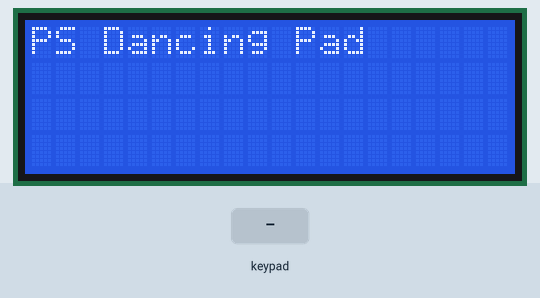
Simulated run of this sketch. Board: Arduino Mega 2560, built with avr-gcc and run on an emulated ATmega2560. On the bench: 20×4 character LCD. The test bench sets the inputs (shaded band). What the sketch prints to the serial monitor is not drawn.

Above: at 1.2 s.
1.3 s: key 'U' pressed
At 1.7 s:
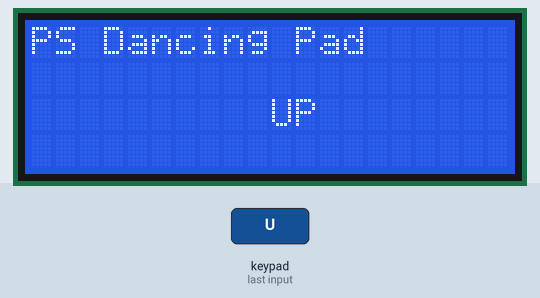
3.4 s: key 'D' pressed
At 3.75 s:
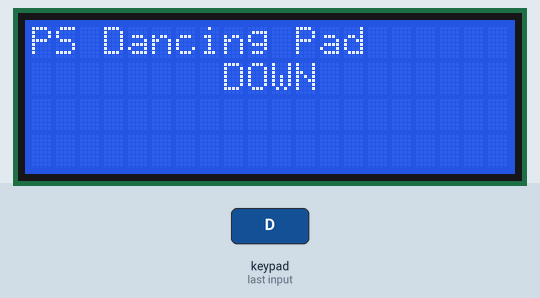
5.4 s: key 'L' pressed
At 5.79 s:
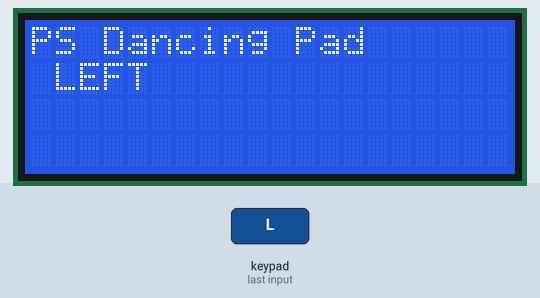
7.5 s: key 'R' pressed
At 7.84 s:
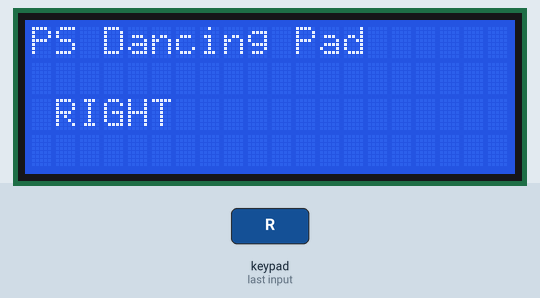
Timing chart, 0 to 10.5 s (numbered marks = the images above; inputs shaded):
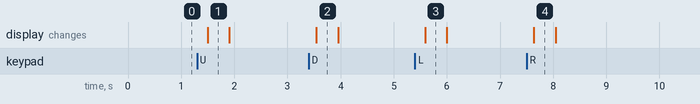

The sketch:

dancing_test02.ino
```cpp
// This program compiles the Playstation controller button statuses into a 6 byte string.
// The first 2 bytes contain button status and the last 4 contain the thumbstick positions.
// by Adam Kemp, 2012 http://code.google.com/p/smduino/

#include <LiquidCrystal.h>

/* LiquidCrystal display with:
LCD 4 (RS) to arduino pin 12
LCD 5 (R/W) to ground (non-existent pin 14 okay?)
LCD 6 (E) to arduino pin 11
d4, d5, d6, d7 on arduino pins 7, 8, 9, 10
*/


#include <PS2X_lib.h>  //for v1.6 (Thanks to Bill Porter for a wicked library http://www.billporter.info/playstation-2-controller-arduino-library-v1-0/)
LiquidCrystal lcd(5,6,7,38,40,42,44);   //ok

PS2X ps2x; // create PS2 Controller Class


void setup(){
  lcd.begin(20, 4);
  lcd.setCursor(0,0);
// Print a message to the LCD.
  lcd.print("PS Dancing Pad");

  Serial.begin(9600);
  ps2x.config_gamepad(10,11,12,13, true, true);   //setup pins and settings:  GamePad(clock, command, attention, data, Pressures?, Rumble?) check for error
}

void loop(){
  byte buttons = 0x00;
  byte dPads = 0x00;
  ps2x.read_gamepad();

/*
  bitWrite(buttons, 0, ps2x.Button(PSB_SELECT)); //byte 1, bit 0
  bitWrite(buttons, 1, ps2x.Button(PSB_START)); //byte , bit 1
  bitWrite(buttons, 2, ps2x.Button(PSB_L1)); //byte 1, bit 2
  bitWrite(buttons, 3, ps2x.Button(PSB_L2)); //byte 1, bit 3
  bitWrite(buttons, 4, ps2x.Button(PSB_R1)); //byte 1, bit 4
  bitWrite(buttons, 5, ps2x.Button(PSB_R2)); //byte 1, bit 5
//  bitWrite(buttons, 6, ps2x.Button(PSB_L3)); //byte 1, bit 6
//  bitWrite(buttons, 7, ps2x.Button(PSB_R3)); //byte 1, bit 7
  bitWrite(dPads, 0, ps2x.Button(PSB_PAD_UP)); //byte 2, bit 0
  bitWrite(dPads, 1, ps2x.Button(PSB_PAD_DOWN)); //byte 2, bit 1
  bitWrite(dPads, 2, ps2x.Button(PSB_PAD_LEFT)); //byte 2, bit 2
  bitWrite(dPads, 3, ps2x.Button(PSB_PAD_RIGHT)); //byte 2, bit 3
  bitWrite(dPads, 4, ps2x.Button(PSB_TRIANGLE)); //byte 2, bit 4
  bitWrite(dPads, 5, ps2x.Button(PSB_CIRCLE)); //byte 2, bit 5
  bitWrite(dPads, 6, ps2x.Button(PSB_CROSS)); //byte 2, bit 6
  bitWrite(dPads, 7, ps2x.Button(PSB_SQUARE)); //byte 2, bit 7
  */
    lcd.clear();
    lcd.print("PS Dancing Pad");

   if (ps2x.Button(PSB_PAD_LEFT))
  {
     Serial.println("LEFT pressed")  ;  // the button data
    lcd.setCursor(1,1);
    // Print a message to the LCD.
    lcd.print("LEFT");
  }
  if (ps2x.Button(PSB_PAD_DOWN))
  {
     Serial.println("down pressed")   ; // the button data
    lcd.setCursor(8,1);
    // Print a message to the LCD.
    lcd.print("DOWN");
  }
  if (ps2x.Button(PSB_PAD_RIGHT))
  {
     Serial.println("RIGHT pressed")  ;  // the button data
    lcd.setCursor(1,2);
    // Print a message to the LCD.
    lcd.print("RIGHT");
  }
  if (ps2x.Button(PSB_PAD_UP))
  {
     Serial.println("up pressed")  ;  // the button data
    lcd.setCursor(10,2);
    // Print a message to the LCD.
    lcd.print("UP");
  }


 delay(200); //rinse, wash, repeat
}
```

Measured:
- after the input at 1.3 s, the display: changes after 0.20 s (image 1)
- after the input at 3.4 s, the display: changes after 0.15 s (image 2)
- after the input at 5.4 s, the display: changes after 0.19 s (image 3)
- after the input at 7.5 s, the display: changes after 0.14 s (image 4)
- what the display in image 1 shows lasts 0.4 s, from 1.5 s to 1.9 s
